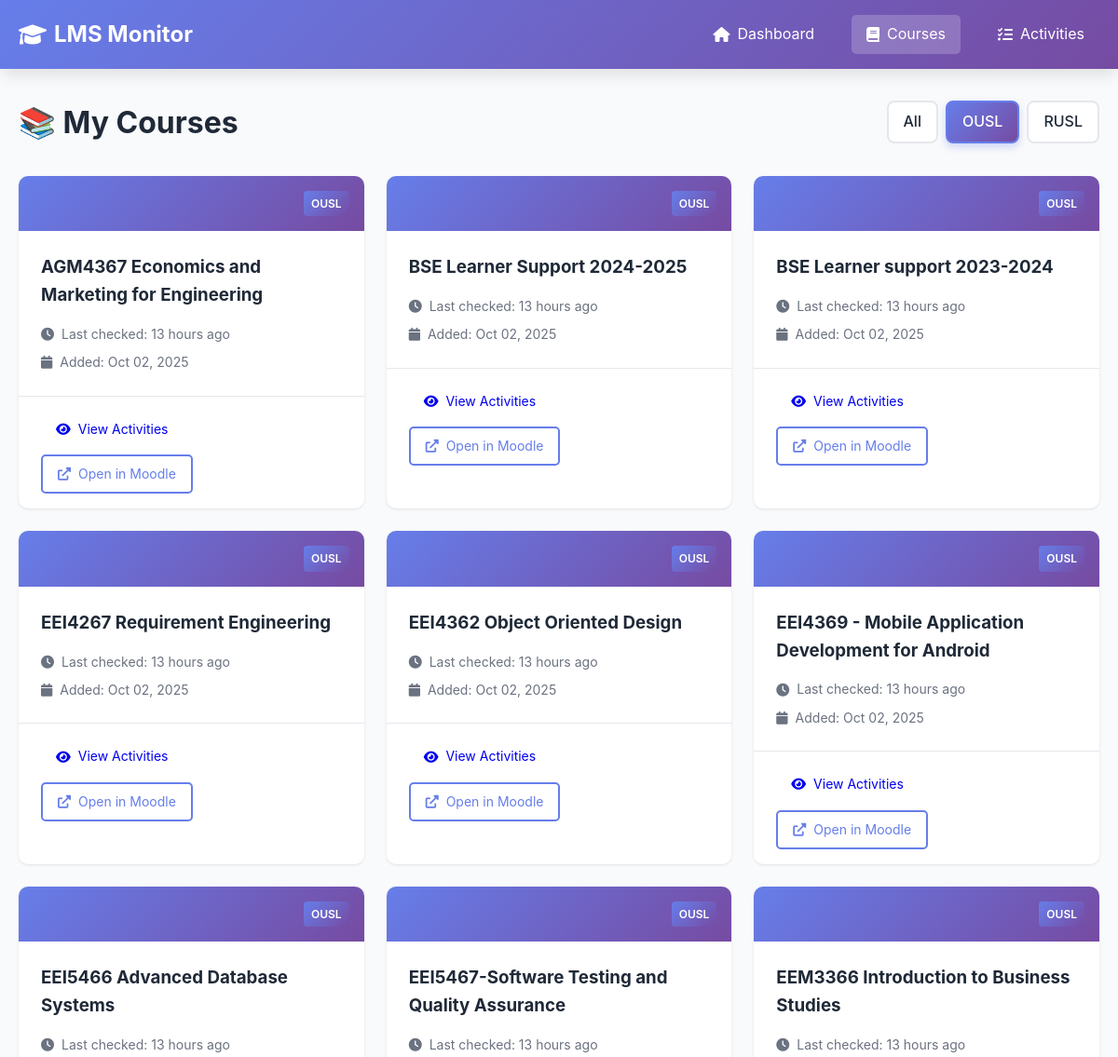
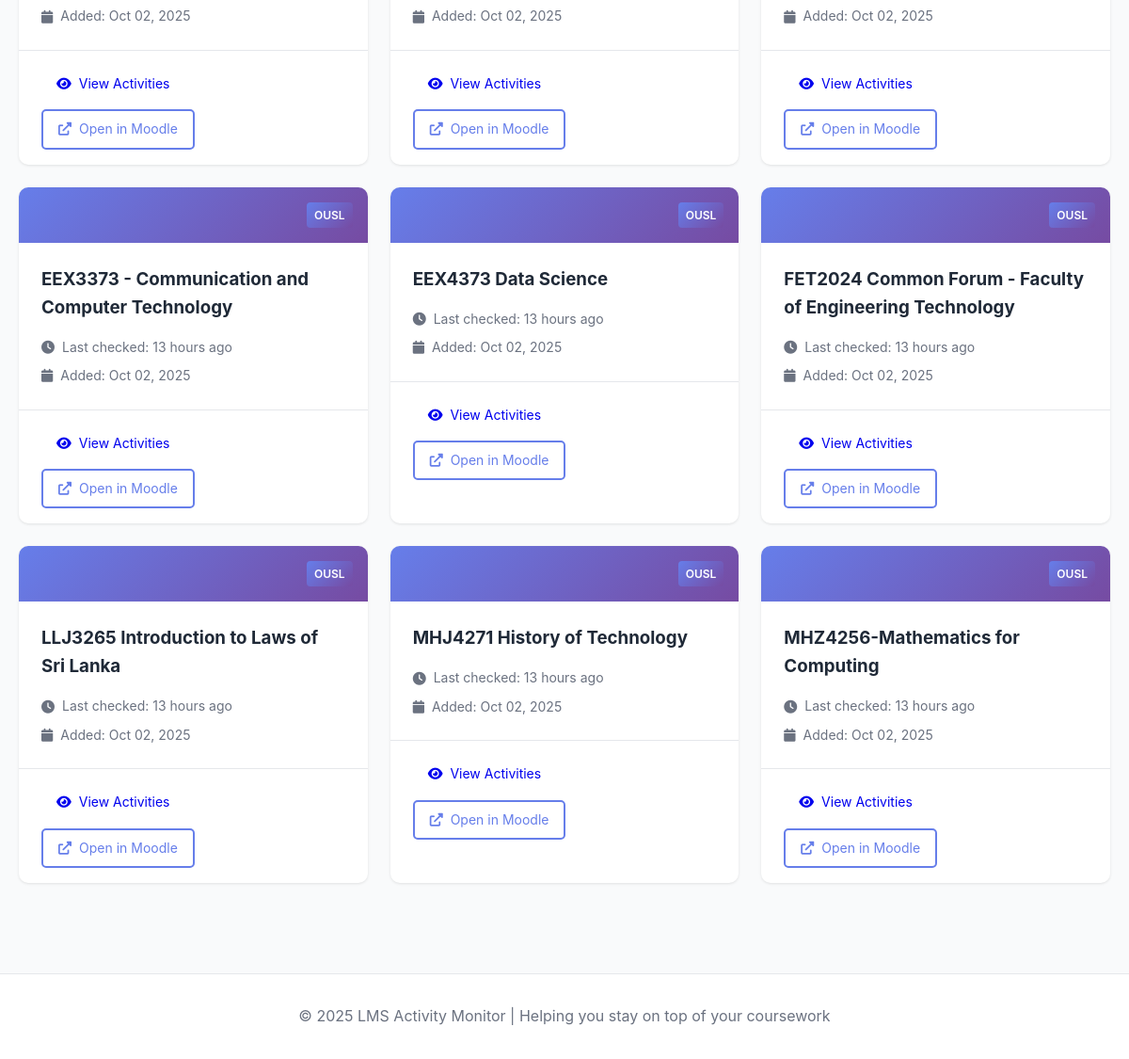
Before: /courses?lms=OUSL with the older database file (2 pictures, top to bottom).
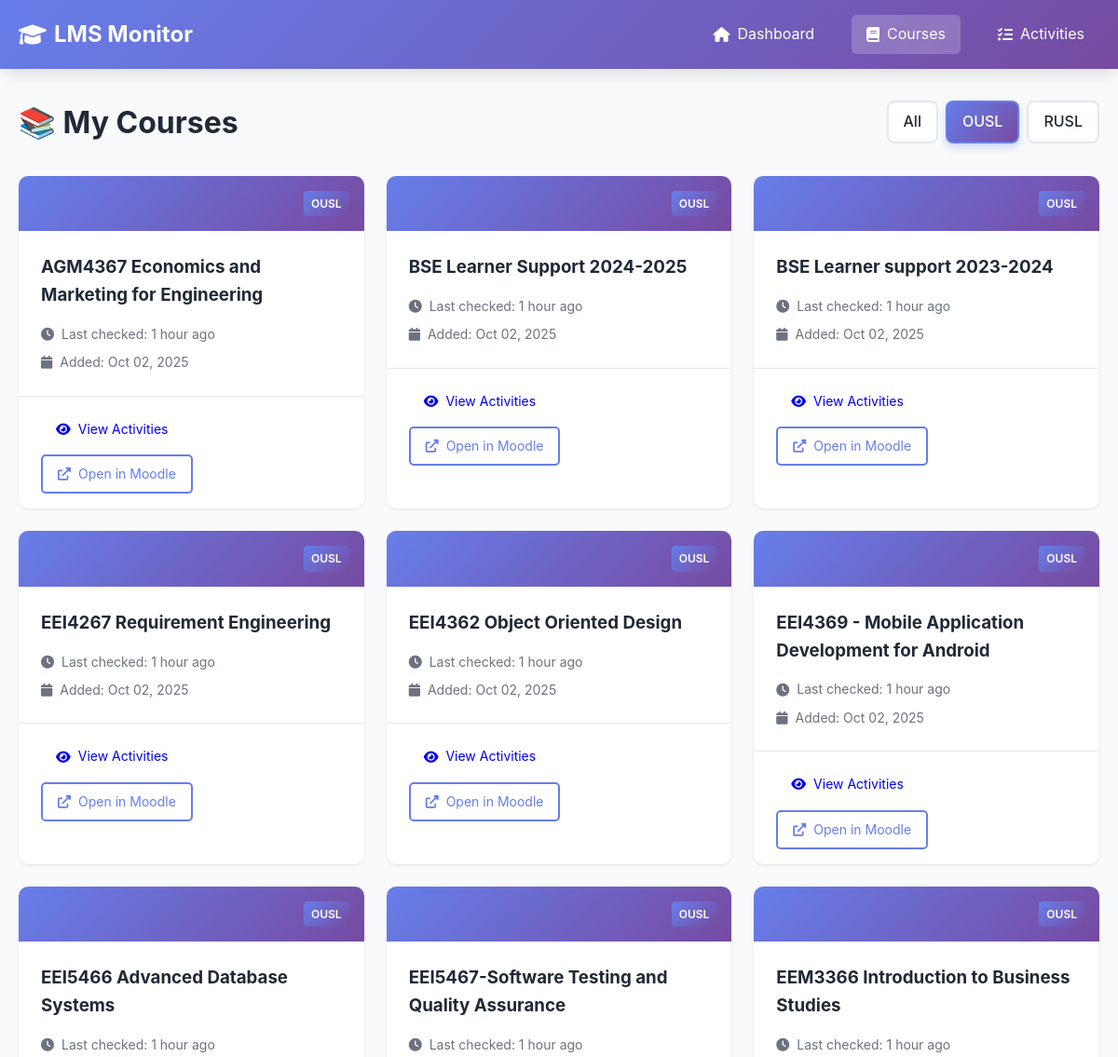
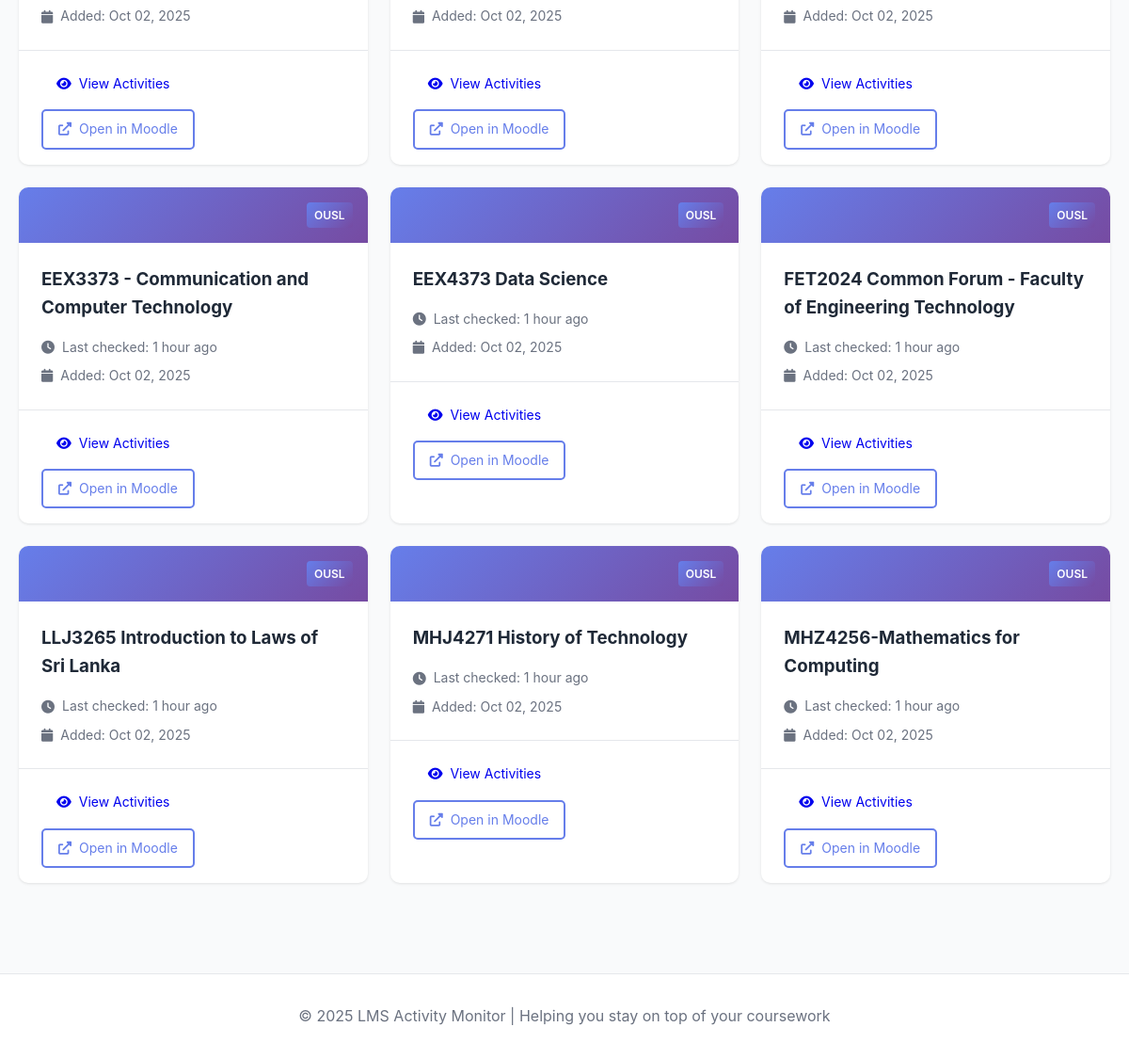
After: the same page with the newer database file (2 pictures, top to bottom).
### tables this page shows
CREATE TABLE courses (
                id INTEGER PRIMARY KEY AUTOINCREMENT,
                course_id TEXT UNIQUE NOT NULL,
                lms_name TEXT NOT NULL,
                course_name TEXT NOT NULL,
                course_url TEXT,
                first_seen TIMESTAMP DEFAULT CURRENT_TIMESTAMP,
                last_checked TIMESTAMP DEFAULT CURRENT_TIMESTAMP
            );

### app.py (the view)
@app.route('/courses')
def courses():
    lms_filter = request.args.get('lms', None)
    courses_list = db.get_all_courses(lms_name=lms_filter)
    return render_template('courses.html', courses=courses_list, lms_filter=lms_filter)

### app.py (called while the page is built)
@app.template_filter('datetime')
def format_datetime(value, format='%Y-%m-%d %H:%M:%S'):
    if value is None:
        return ''
    if isinstance(value, str):
        try:
            value = datetime.fromisoformat(value.replace('Z', '+00:00'))
        except:
            return value
    if value.tzinfo is None:
        from datetime import timezone
        value = value.replace(tzinfo=timezone.utc)
    from datetime import timezone, timedelta
    colombo_tz = timezone(timedelta(hours=5, minutes=30))
    local_time = value.astimezone(colombo_tz)
    return local_time.strftime(format)

### database.py (called while the page is built)
    def get_connection(self):
        return sqlite3.connect(self.db_path)

    def get_all_courses(self, lms_name: str = None) -> List[Dict[str, Any]]:
        conn = self.get_connection()
        cursor = conn.cursor()
        if lms_name:
            cursor.execute("""
                SELECT course_id, lms_name, course_name, course_url, first_seen, last_checked
                FROM courses
                WHERE lms_name = ?
                ORDER BY course_name
            """, (lms_name,))
        else:
            cursor.execute("""
                SELECT course_id, lms_name, course_name, course_url, first_seen, last_checked
                FROM courses
                ORDER BY lms_name, course_name
            """)
        columns = [desc[0] for desc in cursor.description]
        courses = [dict(zip(columns, row)) for row in cursor.fetchall()]
        conn.close()
        return courses

### templates/courses.html (shortened to what this page needs)
{% extends "base.html" %}  {% block content %}
<div class="page-header">
  <h1>📚 My Courses</h1>
  <div class="filters">
    <a
      href="/courses"
      class="filter-btn {% if not lms_filter %}active{% endif %}"
      >All</a
    >
    <a
      href="/courses?lms=OUSL"
      class="filter-btn {% if lms_filter == 'OUSL' %}active{% endif %}"
      >OUSL</a
    >
    <a
      href="/courses?lms=RUSL"
      class="filter-btn {% if lms_filter == 'RUSL' %}active{% endif %}"
      >RUSL</a
    >
  </div>
</div>
{% if courses %}
<div class="courses-grid">
  {% for course in courses %}
  <div class="course-card">
    <div class="course-header">
      <div class="lms-badge">{{ course.lms_name }}</div>
    </div>
    <div class="course-body">
      <h3>{{ course.course_name }}</h3>
      <div class="course-meta">
        <p>
          <i class="fas fa-clock"></i> Last checked: {{
          course.last_checked|timeago }}
        </p>
        <p>
          <i class="fas fa-calendar"></i> Added: {{
          course.first_seen|datetime('%b %d, %Y') }}
        </p>
      </div>
    </div>
    <div class="course-footer">
      <a href="/course/{{ course.course_id }}" class="btn btn-small">
        <i class="fas fa-eye"></i> View Activities
      </a>
      {% if course.course_url %}
      <a
        href="{{ course.course_url }}"
        target="_blank"
        class="btn btn-small btn-outline"
      >
        <i class="fas fa-external-link-alt"></i> Open in Moodle
      </a>
      {% endif %}
    </div>
  </div>
  {% endfor %}
</div>
{% endif %} {% endblock %}

### templates/base.html (shortened to what this page needs)
<!DOCTYPE html>
<html lang="en">
  <head>
    <link
      rel="stylesheet"
      href="{{ url_for('static', filename='style.css') }}"
    />
    <link
      rel="stylesheet"
      href="https://cdnjs.cloudflare.com/ajax/libs/font-awesome/6.0.0/css/all.min.css"
    />
  </head>
  <body>
    <nav class="navbar">
      <div class="container">
        <div class="nav-brand">
          <i class="fas fa-graduation-cap"></i>
          <span>LMS Monitor</span>
        </div>
        <ul class="nav-menu">
          <li>
            <a
              href="/"
              class="{% if request.endpoint == 'index' %}active{% endif %}"
            >
              <i class="fas fa-home"></i> Dashboard
            </a>
          </li>
          <li>
            <a
              href="/courses"
              class="{% if request.endpoint == 'courses' %}active{% endif %}"
            >
              <i class="fas fa-book"></i> Courses
            </a>
          </li>
          <li>
            <a
              href="/activities"
              class="{% if request.endpoint == 'activities' %}active{% endif %}"
            >
              <i class="fas fa-tasks"></i> Activities
            </a>
          </li>
        </ul>
      </div>
    </nav>
    <main class="main-content">
      <div class="container">{% block content %}{% endblock %}</div>
    </main>
    <footer class="footer">
      <div class="container">
        <p>
          &copy; 2025 LMS Activity Monitor | Helping you stay on top of your
          coursework
        </p>
      </div>
    </footer>
  </body>
</html>

### static/style.css (style rules this page uses)
:root { --primary-color: #667eea; --secondary-color: #764ba2; --accent-color: #f093fb; --success-color: #10b981; --danger-color: #ef4444; --warning-color: #f59e0b; --info-color: #3b82f6; --text-color: #1f2937; --text-light: #6b7280; --bg-color: #f9fafb; --card-bg: #ffffff; --border-color: #e5e7eb; --shadow: 0 1px 3px rgba(0, 0, 0, 0.1); --shadow-lg: 0 10px 15px -3px rgba(0, 0, 0, 0.1); }
* { margin: 0; padding: 0; box-sizing: border-box; }
body { font-family: -apple-system, BlinkMacSystemFont, "Segoe UI", Roboto, "Helvetica Neue", Arial, sans-serif; line-height: 1.6; color: var(--text-color); background-color: var(--bg-color); }
.container { max-width: 1200px; margin: 0 auto; padding: 0 20px; }
.navbar { background: linear-gradient( 135deg, var(--primary-color) 0%, var(--secondary-color) 100% ); color: white; padding: 1rem 0; box-shadow: var(--shadow-lg); }
.navbar .container { display: flex; justify-content: space-between; align-items: center; }
.nav-brand { font-size: 1.5rem; font-weight: bold; display: flex; align-items: center; gap: 0.5rem; }
.nav-menu { display: flex; list-style: none; gap: 1.5rem; }
.nav-menu a { color: white; text-decoration: none; padding: 0.5rem 1rem; border-radius: 5px; transition: background 0.3s; display: flex; align-items: center; gap: 0.5rem; }
.nav-menu a:hover, .nav-menu a.active { background: rgba(255, 255, 255, 0.2); }
.main-content { min-height: calc(100vh - 160px); padding: 2rem 0; }
.page-header { display: flex; justify-content: space-between; align-items: center; margin-bottom: 2rem; flex-wrap: wrap; gap: 1rem; }
.page-header h1 { font-size: 2rem; color: var(--text-color); }
.btn { padding: 0.75rem 1.5rem; border: none; border-radius: 5px; cursor: pointer; font-size: 1rem; text-decoration: none; display: inline-flex; align-items: center; gap: 0.5rem; transition: all 0.3s; }
.btn-small { padding: 0.5rem 1rem; font-size: 0.875rem; }
.btn-outline { background: transparent; border: 2px solid var(--primary-color); color: var(--primary-color); }
.lms-badge { background: var(--secondary-color); color: white; padding: 0.25rem 0.5rem; border-radius: 3px; font-size: 0.75rem; font-weight: 600; }
.courses-grid { display: grid; grid-template-columns: repeat(auto-fill, minmax(300px, 1fr)); gap: 1.5rem; }
.course-card { background: var(--card-bg); border-radius: 10px; box-shadow: var(--shadow); overflow: hidden; transition: transform 0.3s; }
.course-header { background: linear-gradient( 135deg, var(--primary-color) 0%, var(--secondary-color) 100% ); padding: 1rem; display: flex; justify-content: flex-end; }
.course-body { padding: 1.5rem; }
.course-body h3 { margin-bottom: 1rem; color: var(--text-color); }
.course-meta { display: flex; flex-direction: column; gap: 0.5rem; }
.course-meta p { color: var(--text-light); font-size: 0.875rem; display: flex; align-items: center; gap: 0.5rem; }
.course-footer { padding: 1rem 1.5rem; border-top: 1px solid var(--border-color); display: flex; gap: 0.5rem; flex-wrap: wrap; }
.filters { display: flex; gap: 0.5rem; }
.filters .filter-btn { padding: 0.5rem 1rem; border: 2px solid var(--border-color); background: var(--card-bg); color: var(--text-color); border-radius: 8px; text-decoration: none; transition: all 0.3s; font-weight: 500; display: inline-flex; align-items: center; justify-content: center; }
.filters .filter-btn.active { border-color: var(--primary-color); color: white; background: linear-gradient(135deg, var(--primary-color), var(--secondary-color)); box-shadow: 0 4px 8px rgba(102, 126, 234, 0.3); }
.footer { background: var(--card-bg); border-top: 1px solid var(--border-color); padding: 2rem 0; margin-top: 4rem; text-align: center; color: var(--text-light); }
.lms-badge { display: inline-block; padding: 0.25rem 0.5rem; background: linear-gradient(135deg, #667eea, #764ba2); color: white; border-radius: 4px; font-size: 0.75rem; font-weight: 600; margin-left: 0.5rem; }

Changed rows visible on the page:
changed courses "AGM4367 Economics and Marketing for Engineering": last_checked "13 hours ago" → "1 hour ago"
changed courses "BSE Learner Support 2024-2025": last_checked "13 hours ago" → "1 hour ago"
changed courses "BSE Learner support 2023-2024": last_checked "13 hours ago" → "1 hour ago"
changed courses "EEI4267 Requirement Engineering": last_checked "13 hours ago" → "1 hour ago"
changed courses "EEI4362 Object Oriented Design": last_checked "13 hours ago" → "1 hour ago"
changed courses "EEI4369 - Mobile Application Development for Android": last_checked "13 hours ago" → "1 hour ago"
changed courses "EEI5466 Advanced Database Systems": last_checked "13 hours ago" → "1 hour ago"
changed courses "EEI5467-Software Testing and Quality Assurance": last_checked "13 hours ago" → "1 hour ago"
changed courses "EEM3366 Introduction to Business Studies": last_checked "13 hours ago" → "1 hour ago"
changed courses "EEX3373 - Communication and Computer Technology": last_checked "13 hours ago" → "1 hour ago"
changed courses "EEX4373 Data Science": last_checked "13 hours ago" → "1 hour ago"
changed courses "FET2024 Common Forum - Faculty of Engineering Technology": last_checked "13 hours ago" → "1 hour ago"
changed courses "LLJ3265 Introduction to Laws of Sri Lanka": last_checked "13 hours ago" → "1 hour ago"
changed courses "MHJ4271 History of Technology": last_checked "13 hours ago" → "1 hour ago"
changed courses "MHZ4256-Mathematics for Computing": last_checked "13 hours ago" → "1 hour ago"
